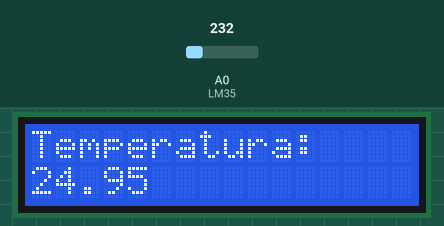
Simulated run of this sketch. Board: Arduino Uno, built with avr-gcc and run on an emulated ATmega328P. Parts: 16×2 character LCD. Inputs (shaded band) come from the test bench; at power-on: A0 (LM35) = 232.

Above: at 1.2 s.
1.3 s: A0 (LM35) set to 250
At 6.3 s:
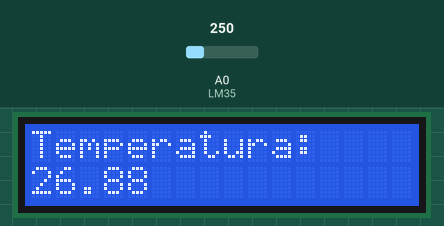
7.3 s: A0 (LM35) set to 266
At 11.5 s:
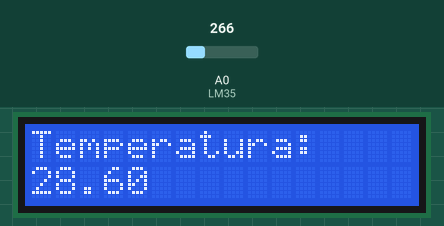
13.3 s: A0 (LM35) set to 290
At 15.5 s:
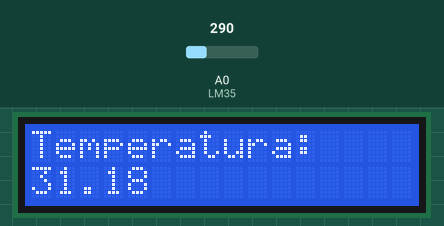
Timing chart, 0 to 17.0 s (numbered marks = the images above; inputs shaded):
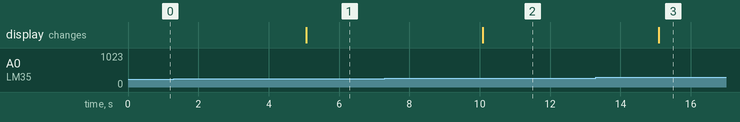

Measured:
- after the input at 1.3 s, the display: changes after 3.8 s (image 1)
- after the input at 7.3 s, the display: changes after 2.8 s (image 2)
- after the input at 13.3 s, the display: changes after 1.8 s (image 3)

The sketch:

TermometroLCD.ino
```cpp
#include <LiquidCrystal.h>
LiquidCrystal lcd(12, 11, 5, 4, 3, 2);
const int LM35 = 0;
float temperatura = 0;
int ADClido = 0;

void setup()
{
  lcd.begin(16, 2);
  analogReference(INTERNAL);
}
void loop()
{
  ADClido = analogRead(LM35);
  temperatura = ADClido * 0.1075268817204301;
  lcd.clear();
  lcd.setCursor(0,0);
  lcd.print("Temperatura:");
  lcd.setCursor(0,1);
  lcd.print(temperatura);
  delay(5000);
}
```
